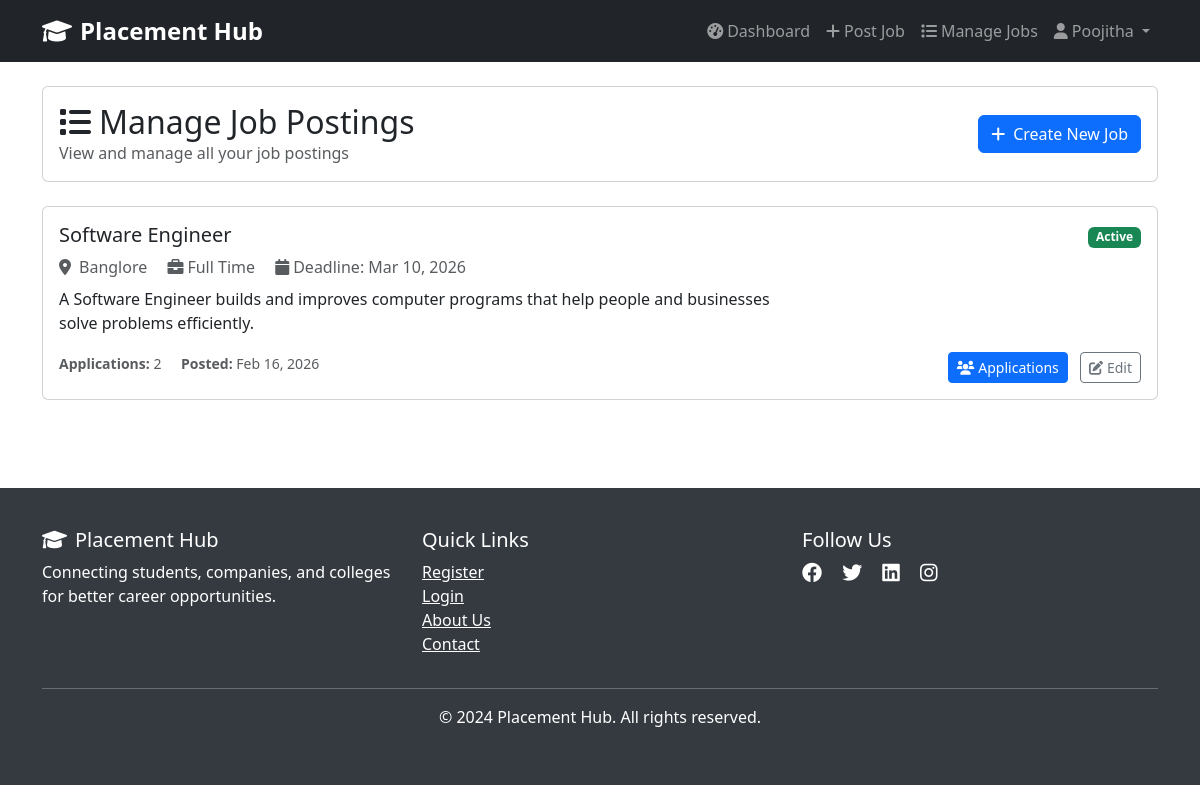
Page /companies/jobs/manage/ (signed in) on the committed database.
### accounts/models.py (models this page shows, shortened)
class User(AbstractUser):
    ROLE_CHOICES = [
        ('student', 'Student'),
        ('company', 'Company'),
        ('college', 'College'),
    ]
    role = models.CharField(max_length=10, choices=ROLE_CHOICES, default='student')
    phone = models.CharField(max_length=15, blank=True, null=True)
    is_verified = models.BooleanField(default=False)
    created_at = models.DateTimeField(auto_now_add=True)
    updated_at = models.DateTimeField(auto_now=True)
    @property
    def is_student(self):
        return self.role == 'student'
    @property
    def is_company(self):
        return self.role == 'company'

### jobs/models.py (models this page shows, shortened)
class JobPost(models.Model):
    JOB_TYPE_CHOICES = [
        ('internship', 'Internship'),
        ('full_time', 'Full Time'),
        ('part_time', 'Part Time'),
        ('contract', 'Contract'),
    ]
    STATUS_CHOICES = [
        ('active', 'Active'),
        ('closed', 'Closed'),
        ('draft', 'Draft'),
    ]
    company = models.ForeignKey('companies.CompanyProfile', on_delete=models.CASCADE, related_name='job_posts')
    title = models.CharField(max_length=200)
    description = models.TextField()
    requirements = models.TextField()
    skills_required = models.TextField(help_text="Enter required skills separated by commas")
    job_type = models.CharField(max_length=20, choices=JOB_TYPE_CHOICES)
    location = models.CharField(max_length=200)
    salary_min = models.DecimalField(max_digits=10, decimal_places=2, blank=True, null=True)
    salary_max = models.DecimalField(max_digits=10, decimal_places=2, blank=True, null=True)
    experience_required = models.IntegerField(default=0, help_text="Years of experience required")
    application_deadline = models.DateField()
    status = models.CharField(max_length=10, choices=STATUS_CHOICES, default='active')
    posted_at = models.DateTimeField(auto_now_add=True)
    updated_at = models.DateTimeField(auto_now=True)
    @property
    def application_count(self):
        return self.applications.count()

### companies/views.py (the view)
# urls.py: path('jobs/manage/', views.manage_jobs, name='manage_jobs'),
@login_required
def manage_jobs(request):
    if not request.user.is_company:
        return redirect('accounts:login')
    try:
        company_profile = request.user.company_profile
    except CompanyProfile.DoesNotExist:
        return redirect('companies:profile_complete')
    jobs = JobPost.objects.filter(company=company_profile).order_by('-posted_at')
    context = {
        'company_profile': company_profile,
        'jobs': jobs,
    }
    return render(request, 'companies/manage_jobs.html', context)

### templates/companies/manage_jobs.html (shortened to what this page needs)
{% extends 'base.html' %}
{% block content %}
<div class="container py-4">
    <div class="row mb-4">
        <div class="col-12">
            <div class="card">
                <div class="card-body d-flex justify-content-between align-items-center">
                    <div>
                        <h2 class="mb-0"><i class="fas fa-list me-2"></i>Manage Job Postings</h2>
                        <p class="text-muted mb-0">View and manage all your job postings</p>
                    </div>
                    <a href="{% url 'companies:create_job' %}" class="btn btn-primary">
                        <i class="fas fa-plus me-2"></i>Create New Job
                    </a>
                </div>
            </div>
        </div>
    </div>
    <div class="row">
        <div class="col-12">
            {% if jobs %}
                {% for job in jobs %}
                    <div class="card mb-3">
                        <div class="card-body">
                            <div class="row">
                                <div class="col-md-8">
                                    <h5 class="card-title">{{ job.title }}</h5>
                                    <p class="text-muted mb-2">
                                        <i class="fas fa-map-marker-alt me-2"></i>{{ job.location }}
                                        <span class="ms-3"><i class="fas fa-briefcase me-1"></i>{{ job.get_job_type_display }}</span>
                                        <span class="ms-3"><i class="fas fa-calendar me-1"></i>Deadline: {{ job.application_deadline|date:"M d, Y" }}</span>
                                    </p>
                                    <p class="card-text">{{ job.description|truncatewords:20 }}</p>
                                    <div class="mb-2">
                                        <small class="text-muted">
                                            <strong>Applications:</strong> {{ job.application_count }}
                                            <span class="ms-3"><strong>Posted:</strong> {{ job.posted_at|date:"M d, Y" }}</span>
                                        </small>
                                    </div>
                                </div>
                                <div class="col-md-4 text-end">
                                    <div class="d-flex flex-column h-100 justify-content-between">
                                        <div>
                                            <span class="badge bg-{{ job.status|yesno:'success,warning,primary' }}">
                                                {{ job.get_status_display }}
                                            </span>
                                        </div>
                                        <div>
                                            <a href="{% url 'companies:job_applications' job.id %}" class="btn btn-primary btn-sm me-2">
                                                <i class="fas fa-users me-1"></i>Applications
                                            </a>
                                            <button class="btn btn-outline-secondary btn-sm">
                                                <i class="fas fa-edit me-1"></i>Edit
                                            </button>
                                        </div>
                                    </div>
                                </div>
                            </div>
                        </div>
                    </div>
                {% endfor %}
            {% endif %}
        </div>
    </div>
</div>
{% endblock %}

### templates/base.html (shortened to what this page needs)
<!DOCTYPE html>
<html lang="en">
<head>
    <link href="https://cdn.jsdelivr.net/npm/bootstrap@5.3.0/dist/css/bootstrap.min.css" rel="stylesheet">
    <link href="https://cdnjs.cloudflare.com/ajax/libs/font-awesome/6.0.0/css/all.min.css" rel="stylesheet">
</head>
<body>
    <nav class="navbar navbar-expand-lg navbar-dark bg-dark">
        <div class="container">
            <a class="navbar-brand" href="{% url 'landing_page' %}">
                <i class="fas fa-graduation-cap me-2"></i>Placement Hub
            </a>
            <div class="collapse navbar-collapse" id="navbarNav">
                <ul class="navbar-nav ms-auto">
                    {% if user.is_authenticated %}
                        {% if user.is_student %}
                            <li class="nav-item">
                                <a class="nav-link" href="{% url 'students:dashboard' %}">
                                    <i class="fas fa-tachometer-alt me-1"></i>Dashboard
                                </a>
                            </li>
                            <li class="nav-item">
                                <a class="nav-link" href="{% url 'students:job_listings' %}">
                                    <i class="fas fa-briefcase me-1"></i>Jobs
                                </a>
                            </li>
                            <li class="nav-item">
                                <a class="nav-link" href="{% url 'ai_tools:resume_builder' %}">
                                    <i class="fas fa-file-alt me-1"></i>AI Resume
                                </a>
                            </li>
                            <li class="nav-item">
                                <a class="nav-link" href="{% url 'ai_tools:interview_preparation' %}">
                                    <i class="fas fa-question-circle me-1"></i>Interview Prep
                                </a>
                            </li>
                        {% elif user.is_company %}
                            <li class="nav-item">
                                <a class="nav-link" href="{% url 'companies:dashboard' %}">
                                    <i class="fas fa-tachometer-alt me-1"></i>Dashboard
                                </a>
                            </li>
                            <li class="nav-item">
                                <a class="nav-link" href="{% url 'companies:create_job' %}">
                                    <i class="fas fa-plus me-1"></i>Post Job
                                </a>
                            </li>
                            <li class="nav-item">
                                <a class="nav-link" href="{% url 'companies:manage_jobs' %}">
                                    <i class="fas fa-list me-1"></i>Manage Jobs
                                </a>
                            </li>
                        {% endif %}
                        <li class="nav-item dropdown">
                            <a class="nav-link dropdown-toggle" href="#" role="button" data-bs-toggle="dropdown">
                                <i class="fas fa-user me-1"></i>{{ user.username }}
                            </a>
                        </li>
                    {% endif %}
                </ul>
            </div>
        </div>
    </nav>
    {% block content %}{% endblock %}
    <footer class="footer mt-5">
        <div class="container">
            <div class="row">
                <div class="col-md-4">
                    <h5><i class="fas fa-graduation-cap me-2"></i>Placement Hub</h5>
                    <p>Connecting students, companies, and colleges for better career opportunities.</p>
                </div>
                <div class="col-md-4">
                    <h5>Quick Links</h5>
                    <ul class="list-unstyled">
                        <li><a href="{% url 'accounts:register' %}" class="text-white">Register</a></li>
                        <li><a href="{% url 'accounts:login' %}" class="text-white">Login</a></li>
                        <li><a href="#" class="text-white">About Us</a></li>
                        <li><a href="#" class="text-white">Contact</a></li>
                    </ul>
                </div>
                <div class="col-md-4">
                    <h5>Follow Us</h5>
                    <div>
                        <a href="#" class="text-white me-3"><i class="fab fa-facebook fa-lg"></i></a>
                        <a href="#" class="text-white me-3"><i class="fab fa-twitter fa-lg"></i></a>
                        <a href="#" class="text-white me-3"><i class="fab fa-linkedin fa-lg"></i></a>
                        <a href="#" class="text-white"><i class="fab fa-instagram fa-lg"></i></a>
                    </div>
                </div>
            </div>
            <hr class="bg-white">
            <div class="text-center">
                <p>&copy; 2024 Placement Hub. All rights reserved.</p>
            </div>
        </div>
    </footer>
</body>
</html>

### templates/base.html (style rules this page uses)
.navbar-brand { font-weight: bold; font-size: 1.5rem; }
.footer { background-color: #343a40; color: white; padding: 40px 0; }

### rows in the picture
User: username "Poojitha"
JobPost: title "Software Engineer", location "Banglore", job_type "Full Time", application_deadline "Mar 10, 2026", description "A Software Engineer builds and improves computer programs that help people and businesses solve problems efficiently.", application_count "2", posted_at "Feb 16, 2026", status "Active"
